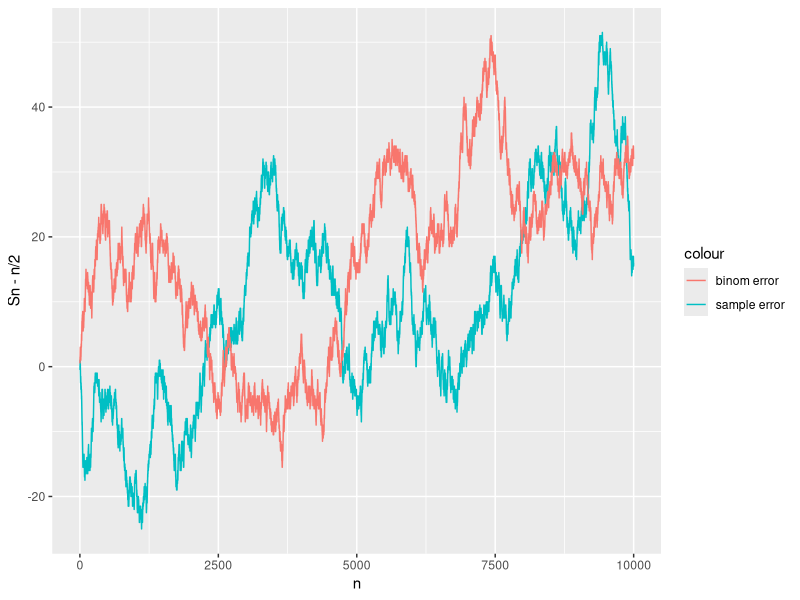
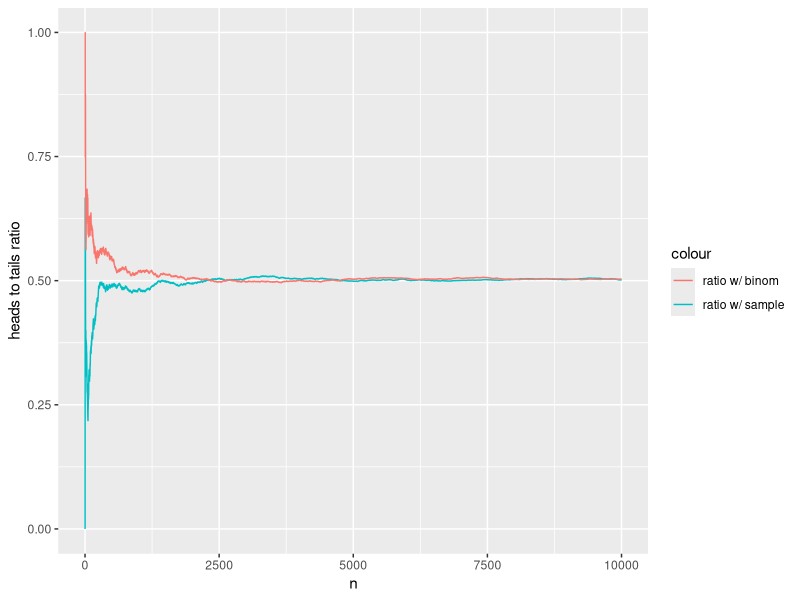

Write the R code that produced these figures, in order.
## ---- chunk 1
options(width = 2000)
## ---- chunk 2
library(tidyverse)
## ---- chunk 3
set.seed(1234)
coin <- c('heads','tails')
n <- 1
sn <- 0
sx <- 0
df <- data.frame(matrix(ncol = 5, nrow = 0))
colnames(df) <- c('n', 'error', 'sn','binomError','sx')
repeat {
  # get a value of 'heads' or 'tails' using sample
  result <- sample(coin,1, replace = TRUE, prob = c(.5,.5)) 
  # get a value of 0 or 1 using rbinom
  r <- rbinom(1,1,prob = .5)
  
  if(result == 'heads'){
    sn <- sn + 1
  }
  if(r == 1){
    sx <- sx + 1
  }
  error <- sn - (n/2)
  binomError <- sx - (n /2)
  
  df<-df %>% add_row(n, error, sn,binomError,sx)
  
  if(n %% 1000 == 0){
     print(paste('sn:',error, ' sx:', binomError))
  }
  
  n <- n + 1
  #break after 10,000 iterations
  if(n > 10000){
    break
  }
}

ggplot(df, aes(n)) + 
  geom_line(aes(y = error, colour = "sample error")) + 
  geom_line(aes(y = binomError, colour = "binom error")) +
  ylab('Sn - n/2')

df <- df %>% mutate(rSn = sn / n) %>% mutate(rSx = sx / n)

df %>% ggplot(aes(n)) + 
  geom_line(aes(y=rSn, colour='ratio w/ sample')) + 
  geom_line(aes(y=rSx, colour='ratio w/ binom')) + ylab('heads to tails ratio')
